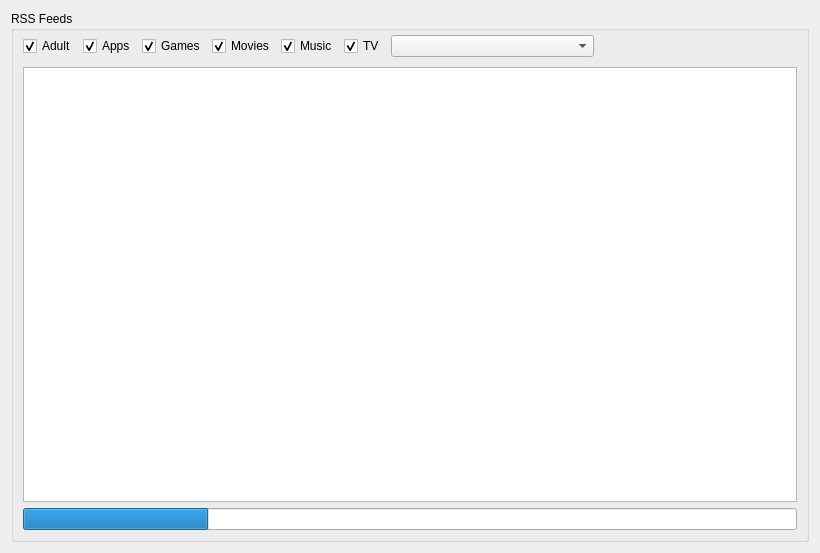
<?xml version="1.0" encoding="UTF-8"?>
<ui version="4.0">
 <class>RSS</class>
 <widget class="QWidget" name="RSS">
  <property name="geometry">
   <rect>
    <x>0</x>
    <y>0</y>
    <width>820</width>
    <height>553</height>
   </rect>
  </property>
  <property name="windowTitle">
   <string>RSS</string>
  </property>
  <property name="windowIcon">
   <iconset resource="resource.qrc">
    <normaloff>:/resource/16x16_ico_png/ico_rss.png</normaloff>:/resource/16x16_ico_png/ico_rss.png</iconset>
  </property>
  <layout class="QGridLayout" name="gridLayout_2">
   <item row="1" column="0">
    <widget class="QGroupBox" name="grpBox">
     <property name="title">
      <string>RSS Feeds</string>
     </property>
     <layout class="QGridLayout" name="gridLayout">
      <property name="topMargin">
       <number>0</number>
      </property>
      <item row="0" column="0">
       <layout class="QHBoxLayout" name="horizontalLayout">
        <item>
         <widget class="QCheckBox" name="chkAdult">
          <property name="text">
           <string>Adult</string>
          </property>
          <property name="checked">
           <bool>true</bool>
          </property>
         </widget>
        </item>
        <item>
         <widget class="QCheckBox" name="chkApps">
          <property name="text">
           <string>Apps</string>
          </property>
          <property name="checked">
           <bool>true</bool>
          </property>
         </widget>
        </item>
        <item>
         <widget class="QCheckBox" name="chkGames">
          <property name="text">
           <string>Games</string>
          </property>
          <property name="checked">
           <bool>true</bool>
          </property>
         </widget>
        </item>
        <item>
         <widget class="QCheckBox" name="chkMovies">
          <property name="text">
           <string>Movies</string>
          </property>
          <property name="checked">
           <bool>true</bool>
          </property>
         </widget>
        </item>
        <item>
         <widget class="QCheckBox" name="chkMusic">
          <property name="text">
           <string>Music</string>
          </property>
          <property name="checked">
           <bool>true</bool>
          </property>
         </widget>
        </item>
        <item>
         <widget class="QCheckBox" name="chkTV">
          <property name="text">
           <string>TV</string>
          </property>
          <property name="checked">
           <bool>true</bool>
          </property>
         </widget>
        </item>
        <item>
         <widget class="QComboBox" name="cmbServerList">
          <property name="sizePolicy">
           <sizepolicy hsizetype="MinimumExpanding" vsizetype="Fixed">
            <horstretch>0</horstretch>
            <verstretch>0</verstretch>
           </sizepolicy>
          </property>
         </widget>
        </item>
        <item>
         <spacer name="horizontalSpacer">
          <property name="orientation">
           <enum>Qt::Horizontal</enum>
          </property>
          <property name="sizeHint" stdset="0">
           <size>
            <width>40</width>
            <height>30</height>
           </size>
          </property>
         </spacer>
        </item>
       </layout>
      </item>
      <item row="1" column="0">
       <widget class="QTableView" name="tableView">
        <property name="contextMenuPolicy">
         <enum>Qt::CustomContextMenu</enum>
        </property>
        <property name="horizontalScrollBarPolicy">
         <enum>Qt::ScrollBarAlwaysOff</enum>
        </property>
        <property name="selectionBehavior">
         <enum>QAbstractItemView::SelectRows</enum>
        </property>
        <property name="showGrid">
         <bool>false</bool>
        </property>
        <property name="gridStyle">
         <enum>Qt::SolidLine</enum>
        </property>
        <property name="sortingEnabled">
         <bool>true</bool>
        </property>
        <attribute name="horizontalHeaderVisible">
         <bool>true</bool>
        </attribute>
        <attribute name="horizontalHeaderMinimumSectionSize">
         <number>0</number>
        </attribute>
        <attribute name="horizontalHeaderShowSortIndicator" stdset="0">
         <bool>true</bool>
        </attribute>
        <attribute name="horizontalHeaderStretchLastSection">
         <bool>true</bool>
        </attribute>
        <attribute name="verticalHeaderVisible">
         <bool>false</bool>
        </attribute>
        <attribute name="verticalHeaderDefaultSectionSize">
         <number>16</number>
        </attribute>
        <attribute name="verticalHeaderMinimumSectionSize">
         <number>16</number>
        </attribute>
       </widget>
      </item>
      <item row="2" column="0">
       <widget class="QProgressBar" name="progressBar">
        <property name="maximumSize">
         <size>
          <width>16777215</width>
          <height>16777215</height>
         </size>
        </property>
        <property name="value">
         <number>24</number>
        </property>
        <property name="textVisible">
         <bool>false</bool>
        </property>
       </widget>
      </item>
     </layout>
    </widget>
   </item>
  </layout>
  <action name="actionRefresh">
   <property name="icon">
    <iconset resource="resource.qrc">
     <normaloff>:/resource/16x16_ico_png/ico_refresh.png</normaloff>:/resource/16x16_ico_png/ico_refresh.png</iconset>
   </property>
   <property name="text">
    <string>Refresh</string>
   </property>
   <property name="toolTip">
    <string>Refresh RSS feed</string>
   </property>
   <property name="shortcut">
    <string>F5</string>
   </property>
  </action>
  <action name="actionDownload">
   <property name="icon">
    <iconset resource="resource.qrc">
     <normaloff>:/resource/16x16_ico_png/ico_download.png</normaloff>:/resource/16x16_ico_png/ico_download.png</iconset>
   </property>
   <property name="text">
    <string>Download</string>
   </property>
   <property name="toolTip">
    <string>Download selected items</string>
   </property>
  </action>
  <action name="actionSave">
   <property name="icon">
    <iconset resource="resource.qrc">
     <normaloff>:/resource/16x16_ico_png/ico_save_nzb.png</normaloff>:/resource/16x16_ico_png/ico_save_nzb.png</iconset>
   </property>
   <property name="text">
    <string>Save item(s) as ...</string>
   </property>
   <property name="toolTip">
    <string>Save selected items to disk</string>
   </property>
  </action>
  <action name="actionDownloadTo">
   <property name="icon">
    <iconset resource="resource.qrc">
     <normaloff>:/resource/16x16_ico_png/ico_download.png</normaloff>:/resource/16x16_ico_png/ico_download.png</iconset>
   </property>
   <property name="text">
    <string>Download to...</string>
   </property>
  </action>
  <action name="actionSettings">
   <property name="icon">
    <iconset resource="resource.qrc">
     <normaloff>:/resource/16x16_ico_png/ico_app_settings.png</normaloff>:/resource/16x16_ico_png/ico_app_settings.png</iconset>
   </property>
   <property name="text">
    <string>Settings</string>
   </property>
   <property name="toolTip">
    <string>Open RSS settings</string>
   </property>
  </action>
  <action name="actionStop">
   <property name="icon">
    <iconset resource="resource.qrc">
     <normaloff>:/resource/16x16_ico_png/ico_stop.png</normaloff>:/resource/16x16_ico_png/ico_stop.png</iconset>
   </property>
   <property name="text">
    <string>Stop</string>
   </property>
  </action>
  <action name="actionBrowse">
   <property name="icon">
    <iconset resource="resource.qrc">
     <normaloff>:/resource/16x16_ico_png/ico_browse.png</normaloff>:/resource/16x16_ico_png/ico_browse.png</iconset>
   </property>
   <property name="text">
    <string>Browse ...</string>
   </property>
  </action>
  <action name="actionOpen">
   <property name="icon">
    <iconset resource="resource.qrc">
     <normaloff>:/resource/16x16_ico_png/ico_open_nzb.png</normaloff>:/resource/16x16_ico_png/ico_open_nzb.png</iconset>
   </property>
   <property name="text">
    <string>Open item(s) ...</string>
   </property>
   <property name="toolTip">
    <string>Open selected items</string>
   </property>
  </action>
  <action name="actionInformation">
   <property name="icon">
    <iconset resource="resource.qrc">
     <normaloff>:/resource/16x16_ico_png/ico_info.png</normaloff>:/resource/16x16_ico_png/ico_info.png</iconset>
   </property>
   <property name="text">
    <string>OMDb Info ...</string>
   </property>
   <property name="toolTip">
    <string>Query OMDb for details about the movie / tv title</string>
   </property>
  </action>
 </widget>
 <tabstops>
  <tabstop>chkAdult</tabstop>
  <tabstop>chkApps</tabstop>
  <tabstop>chkGames</tabstop>
  <tabstop>chkMovies</tabstop>
  <tabstop>chkMusic</tabstop>
  <tabstop>chkTV</tabstop>
  <tabstop>cmbServerList</tabstop>
  <tabstop>tableView</tabstop>
 </tabstops>
 <resources>
  <include location="resource.qrc"/>
 </resources>
 <connections/>
</ui>
